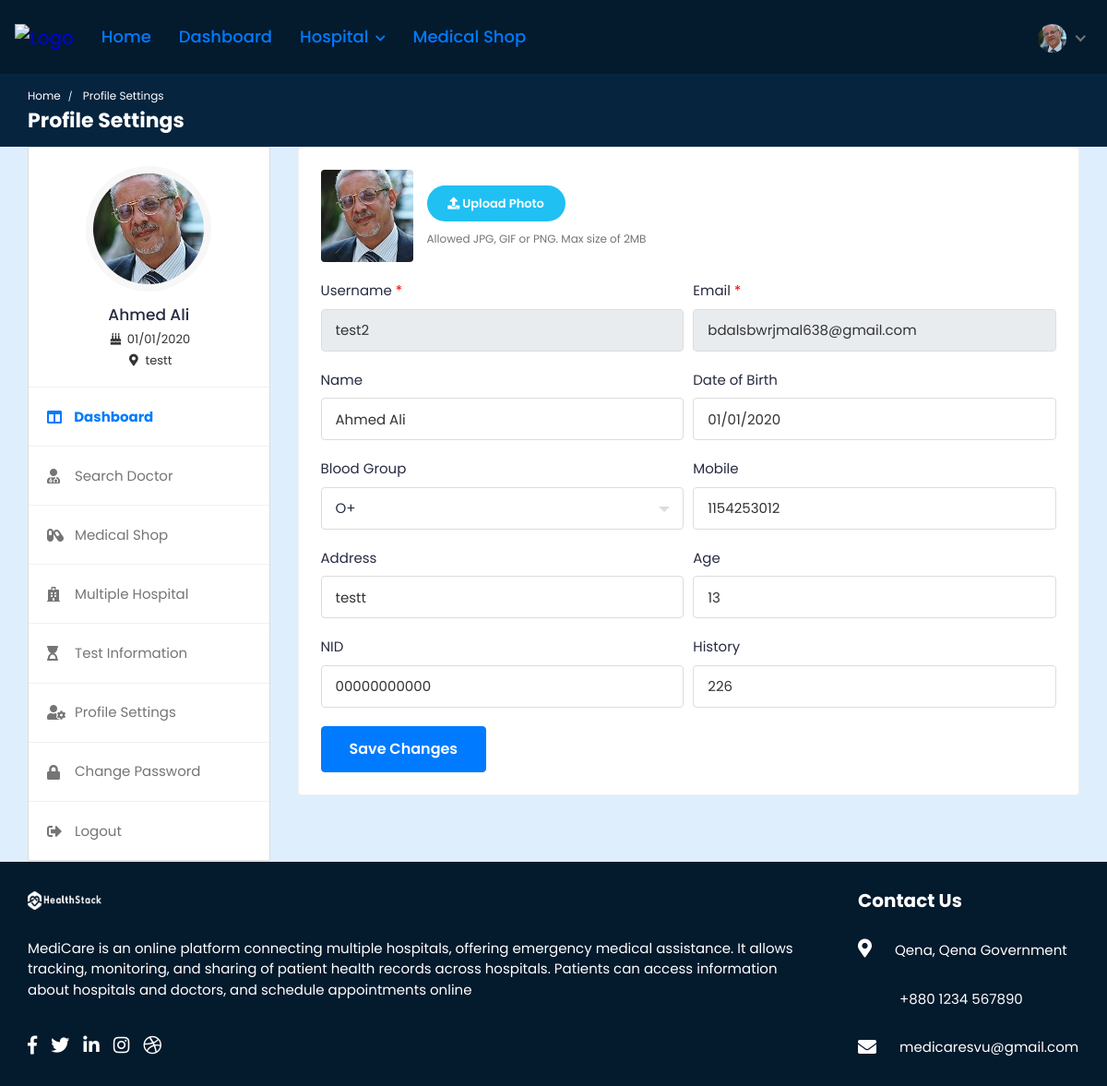
Page /profile-settings/ (signed in) on the earlier database version.
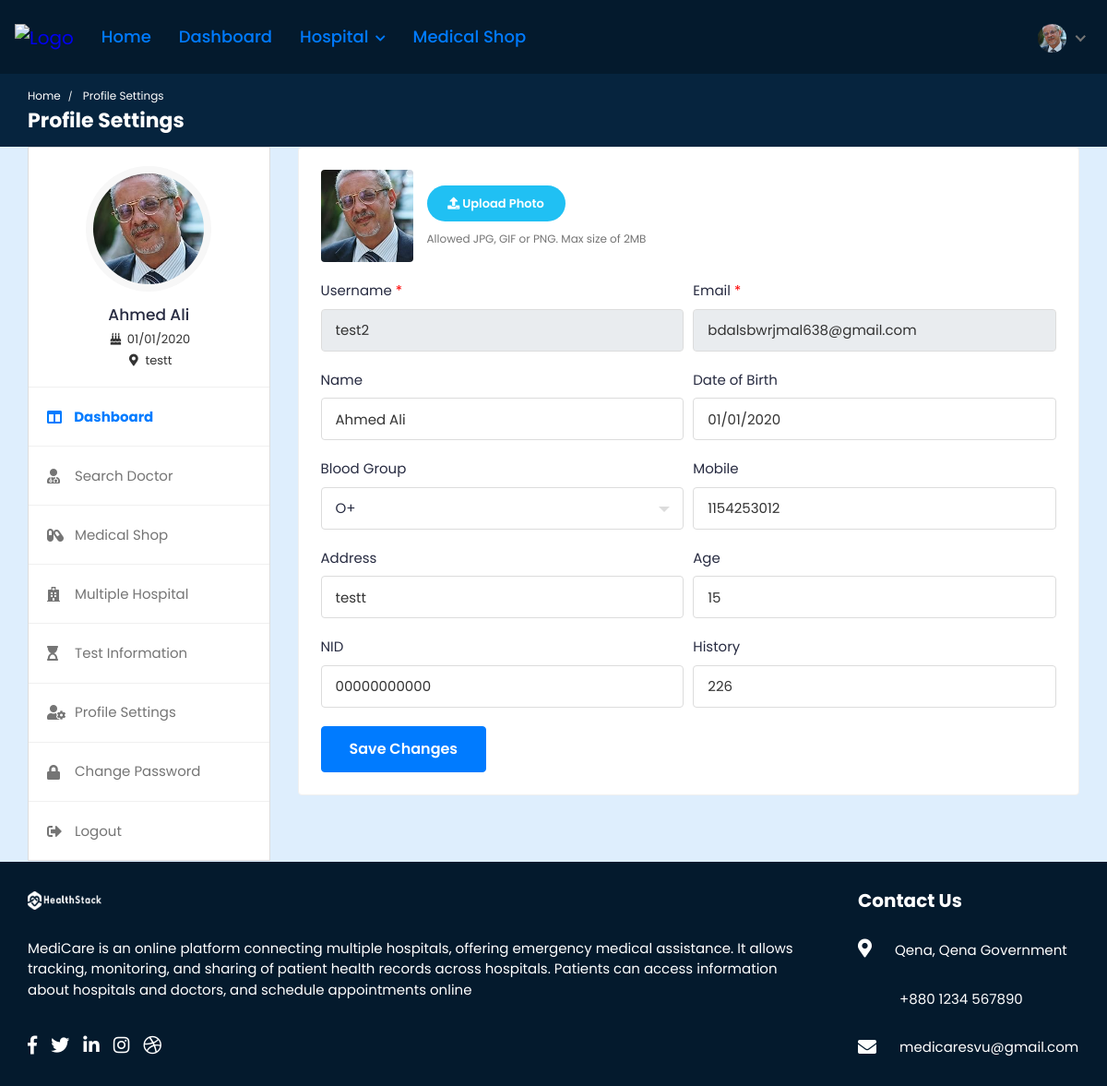
Same page on the later database version.
### hospital/models.py (models this page shows, shortened)
class Patient(models.Model):
    patient_id = models.AutoField(primary_key=True)
    user = models.OneToOneField(User, on_delete=models.CASCADE, null=True, blank=True, related_name='patient')
    name = models.CharField(max_length=200, null=True, blank=True)
    username = models.CharField(max_length=200, null=True, blank=True)
    age = models.IntegerField(null=True, blank=True)
    email = models.EmailField(max_length=200, null=True, blank=True)
    phone_number = models.IntegerField(null=True, blank=True)
    address = models.CharField(max_length=200, null=True, blank=True)
    featured_image = models.ImageField(upload_to='patients/', default='patients/user-default.png', null=True, blank=True)
    blood_group = models.CharField(max_length=200, null=True, blank=True)
    history = models.CharField(max_length=200, null=True, blank=True)
    dob = models.CharField(max_length=200, null=True, blank=True)
    nid = models.CharField(max_length=200, null=True, blank=True)
    serial_number = models.CharField(max_length=20,unique=True,default=str(uuid.uuid4())[:8])
    login_status = models.CharField(max_length=200, null=False, blank=False, default="offline")

### hospital/views.py (the view, shortened to what this page needs)
# urls.py: path('profile-settings/',views.profile_settings, name='profile-settings'),
@csrf_exempt
@login_required(login_url="login")
def profile_settings(request):
    if request.user.is_patient:
        patient = Patient.objects.get(user=request.user)
        old_featured_image = patient.featured_image
        if request.method == 'GET':
            context = {'patient': patient}
            return render(request, 'profile-settings.html', context)
    else:
        redirect('logout')

### templates/profile-settings.html (shortened to what the changed rows need)
{% load static %}
<!DOCTYPE html>
<html lang="en">
  <head>
    <link
      rel="stylesheet"
      href="{% static 'HealthStack-System/css/Normal/bootstrap.min.css' %}"
    />
    <link
      rel="stylesheet"
      href="{% static 'HealthStack-System/plugins/Normal/fontawesome/css/fontawesome.min.css' %}"
    />
    <link
      rel="stylesheet"
      href="{% static 'HealthStack-System/plugins/Normal/fontawesome/css/all.min.css' %}"
    />
    <link
      rel="stylesheet"
      href="{% static 'HealthStack-System/css/Normal/bootstrap-datetimepicker.min.css' %}"
    />
    <link
      rel="stylesheet"
      href="{% static 'HealthStack-System/plugins/Normal/select2/css/select2.min.css' %}"
    />
    <link
      rel="stylesheet"
      href="{% static 'HealthStack-System/css/Normal/style.css' %}"
    />
    <link href="https://use.fontawesome.com/releases/v5.7.2/css/all.css" rel="stylesheet" />
  </head>
  <body>
    <div class="main-wrapper">
      <header class="header">{% include 'patient_navbar.html' %}</header>
      <div class="breadcrumb-bar">
        <div class="container-fluid">
          <div class="row align-items-center">
            <div class="col-md-12 col-12">
              <h2 class="breadcrumb-title">Profile Settings</h2>
            </div>
          </div>
        </div>
      </div>
      <div class="content">
        <div class="container-fluid">
          <div class="row">
            <div class="col-md-5 col-lg-4 col-xl-3 theiaStickySidebar">
              <div>{% include 'patient-sidebar.html' %}</div>
            </div>
            <div class="col-md-7 col-lg-8 col-xl-9">
							<div class="card">
								<div class="card-body">
									<form action="{% url 'profile-settings' %}" method="POST" enctype="multipart/form-data">
										<div class="row form-row">
											<div class="col-12 col-md-12">
												<div class="form-group">
													<div class="change-avatar">
														<div class="profile-img">
															<img src="{{patient.featured_image.url}}" alt="User Image">
														</div>
													</div>
												</div>
											</div>
                      <div class="col-12 col-md-6">
                        <div class="form-group">
                          <label>Username <span class="text-danger">*</span></label>
                          <input type="text" class="form-control" readonly value="{{patient.username}}" >
                        </div>
											</div>
                      <div class="col-12 col-md-6">
                        <div class="form-group">
                          <label>Email <span class="text-danger">*</span></label>
                          <input type="text" class="form-control" readonly value="{{patient.email}}" >
                        </div>
											</div>
                      <div class="col-12 col-md-6">
												<div class="form-group">
													<label>Name</label>
													<input type="text" class="form-control" value="{{ patient.name }}" name="name">
												</div>
											</div>
											<div class="col-12 col-md-6">
												<div class="form-group">
													<label>Date of Birth</label>
														<input type="text" class="form-control datetimepicker" value="{{patient.dob}}" name="dob">
												</div>
											</div>
											<div class="col-12 col-md-6">
												<div class="form-group">
													<label>Mobile</label>
													<input type="text" value="{{patient.phone_number}}" class="form-control" name="phone_number">
												</div>
											</div>
											<div class="col-12 col-md-6">
												<div class="form-group">
												<label>Address</label>
													<input type="text" class="form-control" value="{{patient.address}}" name="address">
												</div>
											</div>
                      <div class="col-12 col-md-6">
												<div class="form-group">
												<label>Age</label>
													<input type="text" class="form-control" value="{{patient.age}}" name="age">
												</div>
											</div>
											<div class="col-12 col-md-6">
												<div class="form-group">
													<label>NID</label>
													<input type="text" class="form-control" value="{{patient.nid}}" name="nid">
												</div>
											</div>
											<div class="col-12 col-md-6">
												<div class="form-group">
													<label>History</label>
													<input type="text" class="form-control" value="{{patient.history}}" name="history">
												</div>
											</div>
										</div>
									</form>
								</div>
							</div>
						</div>
          </div>
        </div>
      </div>
      {% include 'footer.html' %}
    </div>
  </body>
</html>

### templates/patient_navbar.html (shortened to what this page needs)
{% load static %}
<nav class="navbar navbar-expand-lg header-nav">
  <div class="navbar-header">
    <a href="{% url 'hospital_home'%}" class="navbar-brand logo">
      <img
        src="{% static 'HealthStack-System/images/Normal/logo.png' %}"
        class="img-fluid"
        alt="Logo"
      />
    </a>
  </div>
  <div class="main-menu-wrapper">
    <ul class="main-nav">
      <li>
        <a href="{% url 'hospital_home'%}">Home</a>
      </li>
      <li>
        <a href="{% url 'patient-dashboard' %}">Dashboard</a>
      </li>
      <li class="has-submenu">
        <a href="#">Hospital <i class="fas fa-chevron-down"></i></a>
      </li>
      <li>
        <a href="{% url 'pharmacy_shop' %}">Medical Shop</a>
      </li>
    </ul>
  </div>
  <ul class="nav header-navbar-rht">
    <li class="nav-item dropdown has-arrow logged-item">
      <a href="#" class="dropdown-toggle nav-link" data-toggle="dropdown">
        <span class="user-img">
          <img
            class="rounded-circle"
            src="{{patient.featured_image.url}}"
            width="31"
            alt="Richard Wilson"
          />
        </span>
      </a>
    </li>
  </ul>
</nav>

### templates/patient-sidebar.html
{% load static %}
<div class="profile-sidebar">
  <div class="widget-profile pro-widget-content">
    <div class="profile-info-widget">
      <a href="#" class="booking-doc-img">
        <img src="{{ patient.featured_image.url }}" alt="User Image" />
      </a>
      <div class="profile-det-info">
        <h3>{{patient.name}}</h3>
        <div class="patient-details">
          <h5><i class="fas fa-birthday-cake"></i> {{ patient.dob }}</h5>
          <h5 class="mb-0">
            <i class="fas fa-map-marker-alt"></i>
            {{ patient.address }}
          </h5>
        </div>
      </div>
    </div>
  </div>
  <div class="dashboard-widget">
    <nav class="dashboard-menu sidebar">
      <ul>
        <li class="active">
          <a href="{% url 'patient-dashboard' %}">
            <i class="fas fa-columns"></i>
            <span>Dashboard</span>
          </a>
        </li>
        <li class="nav-item has-submenu">
          <a href="{% url 'search' %}">
            <i class="fas fa-user-md"></i>
            <span>Search Doctor</span>
          </a>
        </li>
        <li class="has-submenu">
          <a href="{% url 'pharmacy_shop' %}" class="nav-link">
            <i class="fas fa-capsules"></i>
            <span>Medical Shop</span>
          </a>
        </li>
        <li>
          <a href="{% url 'multiple-hospital' %}">
            <i class="fas fa-hospital"></i>
            <span>Multiple Hospital</span>
          </a>
        </li>
        <li>
          <a href="{% url 'doctor:doctor-test-list'%}" target="_blank">
            <i class="fas fa-hourglass-start"></i>
            <span>Test Information</span>
          </a>
        </li>
        <li>
          <a href="{% url 'profile-settings' %}">
            <i class="fas fa-user-cog"></i>
            <span>Profile Settings</span>
          </a>
        </li>
        <li>
          <a href="{% url 'change-password' pk=user.id%}">
            <i class="fas fa-lock"></i>
            <span>Change Password</span>
          </a>
        </li>
        <li>
          <a href="{% url 'logout' %}">
            <i class="fas fa-sign-out-alt"></i>
            <span>Logout</span>
          </a>
        </li>
      </ul>
    </nav>
  </div>
</div>

Differences in the rows shown:
changed Patient "Ahmed Ali": age "13" → "15"
